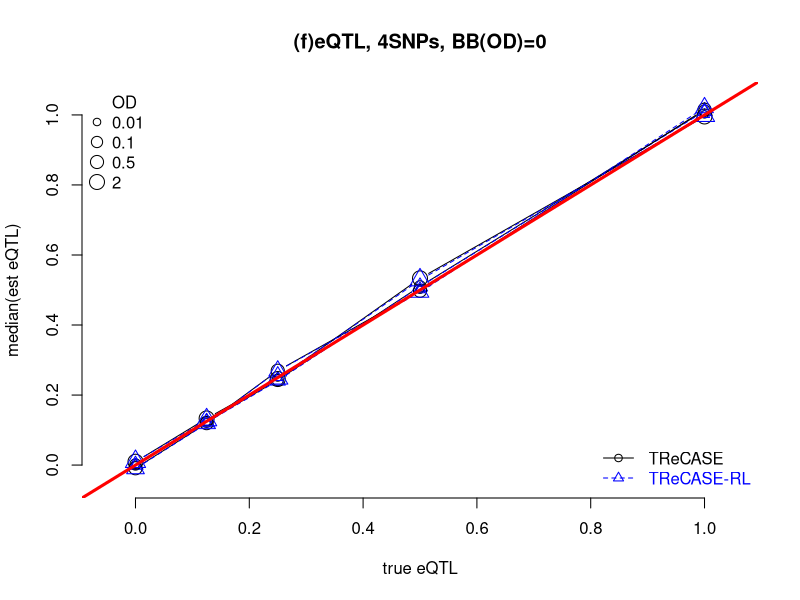

Here is the R script that generated this plot:

#workdir = "/pine/scr/z/h/zhabotyn/R01/2019_03_20"
#workdir = "C:/Users/Vasyl/Documents/GitHub/asSeq/compare_vs_RASQUAL/figure6";setwd(workdir)

res = read.csv("figure6f_summary.csv")
pars = res[,1:5]
pows = res[,6:7]
fule = res[,8:10]
shoe = res[,11:13]


ods = c(0.01, 0.1, 0.5, 2)
cols = c("black", rep("blue", 3))
i = 1
kp = pars$NBod == ods[i]
x = pars$b0[kp]

png("Figure6f.png", height=4, width=4, res=300, units="in")
plot(x, fule$fullb0[kp], ylim=c(-0.05,1.05), xlim=c(-0.05,1.05), type="b", 
main="(f)eQTL, 4SNPs, BB(OD)=0", xlab="true eQTL", ylab="median(est eQTL)", bty="n")
lines(x, shoe$shrtb0[kp], type="b", pch=2, col="blue")
legend("bottomright", legend=c("TReCASE", "TReCASE-RL"), 
bty="n", text.col=cols, col=cols, lty=1:2, pch=1:2)
legend("topleft", legend=c("OD", ods), bty="n", pch=1, , pt.cex=1+c(0,0,(2:4)/4),col=c("white", rep("black", 4)))
for(i in 2:4){
  kp = pars$NBod == ods[i]
  lines(x, fule$fullb0[kp], type="b", lty=1, pch=1, cex=1+i/4, col="black")
  lines(x, shoe$shrtb0[kp], type="b", lty=2, pch=2, cex=1+i/4, col="blue")
}
abline(a=0, b=1, col="red", lwd=3)
dev.off()


